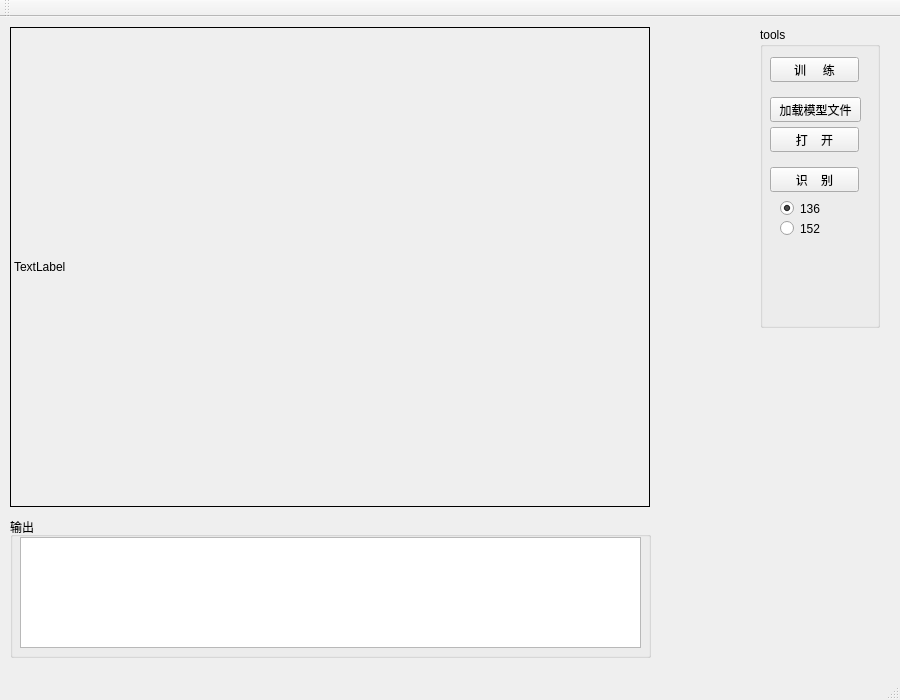
<?xml version="1.0" encoding="UTF-8"?>
<ui version="4.0">
 <class>MainWindow</class>
 <widget class="QMainWindow" name="MainWindow">
  <property name="geometry">
   <rect>
    <x>0</x>
    <y>0</y>
    <width>900</width>
    <height>700</height>
   </rect>
  </property>
  <property name="windowTitle">
   <string>MainWindow</string>
  </property>
  <widget class="QWidget" name="centralWidget">
   <widget class="QLabel" name="label">
    <property name="geometry">
     <rect>
      <x>10</x>
      <y>10</y>
      <width>640</width>
      <height>480</height>
     </rect>
    </property>
    <property name="frameShape">
     <enum>QFrame::Box</enum>
    </property>
    <property name="text">
     <string>TextLabel</string>
    </property>
   </widget>
   <widget class="QGroupBox" name="groupBox">
    <property name="geometry">
     <rect>
      <x>760</x>
      <y>10</y>
      <width>120</width>
      <height>301</height>
     </rect>
    </property>
    <property name="title">
     <string>tools</string>
    </property>
    <widget class="QPushButton" name="trainBtn">
     <property name="geometry">
      <rect>
       <x>10</x>
       <y>30</y>
       <width>89</width>
       <height>25</height>
      </rect>
     </property>
     <property name="text">
      <string>训     练</string>
     </property>
    </widget>
    <widget class="QPushButton" name="openBtn">
     <property name="geometry">
      <rect>
       <x>10</x>
       <y>100</y>
       <width>89</width>
       <height>25</height>
      </rect>
     </property>
     <property name="text">
      <string>打    开</string>
     </property>
    </widget>
    <widget class="QPushButton" name="loadModelBtn">
     <property name="geometry">
      <rect>
       <x>10</x>
       <y>70</y>
       <width>91</width>
       <height>25</height>
      </rect>
     </property>
     <property name="text">
      <string>加载模型文件</string>
     </property>
    </widget>
    <widget class="QPushButton" name="predictBtn">
     <property name="geometry">
      <rect>
       <x>10</x>
       <y>140</y>
       <width>89</width>
       <height>25</height>
      </rect>
     </property>
     <property name="text">
      <string>识    别</string>
     </property>
    </widget>
    <widget class="QRadioButton" name="radioButton_152">
     <property name="geometry">
      <rect>
       <x>20</x>
       <y>190</y>
       <width>61</width>
       <height>23</height>
      </rect>
     </property>
     <property name="text">
      <string>152</string>
     </property>
    </widget>
    <widget class="QRadioButton" name="radioButton_136">
     <property name="geometry">
      <rect>
       <x>20</x>
       <y>170</y>
       <width>61</width>
       <height>23</height>
      </rect>
     </property>
     <property name="text">
      <string>136</string>
     </property>
     <property name="checked">
      <bool>true</bool>
     </property>
    </widget>
   </widget>
   <widget class="QGroupBox" name="groupBox_2">
    <property name="geometry">
     <rect>
      <x>10</x>
      <y>500</y>
      <width>641</width>
      <height>141</height>
     </rect>
    </property>
    <property name="title">
     <string>输出</string>
    </property>
    <widget class="QTextBrowser" name="textBrowser">
     <property name="geometry">
      <rect>
       <x>10</x>
       <y>20</y>
       <width>621</width>
       <height>111</height>
      </rect>
     </property>
    </widget>
   </widget>
  </widget>
  <widget class="QMenuBar" name="menuBar">
   <property name="geometry">
    <rect>
     <x>0</x>
     <y>0</y>
     <width>900</width>
     <height>23</height>
    </rect>
   </property>
  </widget>
  <widget class="QToolBar" name="mainToolBar">
   <attribute name="toolBarArea">
    <enum>TopToolBarArea</enum>
   </attribute>
   <attribute name="toolBarBreak">
    <bool>false</bool>
   </attribute>
  </widget>
  <widget class="QStatusBar" name="statusBar"/>
 </widget>
 <layoutdefault spacing="6" margin="11"/>
 <resources/>
 <connections/>
</ui>
